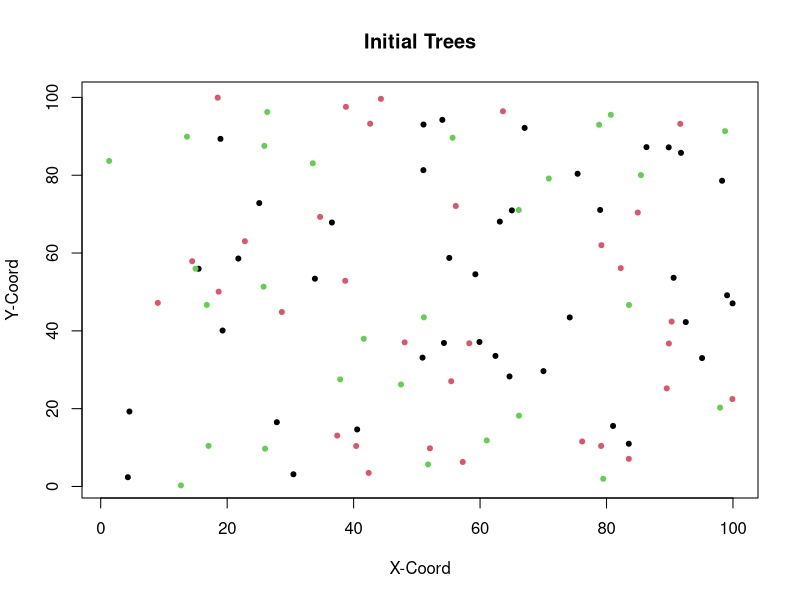

The R script that drew this image: (Note: this script raises an error after producing the figure.)
### Got the basics of the carrying capacity function taken care of I think. Gonna take a bit to parameterize the code now, but structurally
### I'm happy with it right now
#Load packages

#Load packages

library(tidyverse) 
library(gridExtra)


### Initialize params ###

# Set up a grid to represent land
#Place individuals on plot
xsize = ysize = 100

numInd = 100
numSpecies = 3
data <-  tibble("ID" = 1:numInd, "age" = 3, 
                 species = sample(numSpecies, numInd, replace = TRUE), "xlocation" = runif(numInd, 0, 100), 
                 "ylocation" = runif(numInd,0,100), "parentalDistance" = 0)
#Ignore:
#sample(150, numInd, replace = TRUE)

herbivores <- data %>%  slice_sample(n = 25) %>% select(-c(ID, age, parentalDistance))
herbivores <- herbivores %>% mutate(ID = 1:nrow(herbivores), age = 0)
plot(data$xlocation, data$ylocation, col = data$species, pch = 20, xlim = c(1,100), ylim = c(1,100),
     xlab = "X-Coord", ylab = "Y-Coord", main = "Initial Trees")



#Set up rates of birth/death/growth etc...
deltaT = 1 #1 year periods of growth
ageChange = deltaT
maxAge = 150
seeds = 1
dispParam = 5 #dispersalParam
DensParam = 0.3 #DensityParamx
# DensParam1 = 2
uniqueSp = unique(data$species)
numYears = 10000


# Conditions for population dynamics

#Intrinsic rate of growth
R = 2

#Carrying Capacity
K= 2000


#Herbivore initials
HerbDensParam = 5
HerbEffectiveness = 0.88

# Used for summary statistics
speciesPopulation = NULL
herbPop = NULL
agePops = NULL
herbAgePop = NULL
denseSpecies <- NULL

### MAIN LOOP ####


for(t in seq(0, numYears, by = deltaT)){ 
  #grow
  data$age = data$age + deltaT
  herbivores$age = herbivores$age + 1
  
  #disperse seed
  adults <- data[data$age > 3, ]
  seedsPerSpecies <- NULL
  for (i in 1:numSpecies){
    speciesPop = nrow(data[data$species == i,])
    numSeeds <- carryingCapacity(speciesPop, nrow(data), R, K)
    seedsPerSpecies <- c(seedsPerSpecies, numSeeds)
  }
  Ind = data[1, ]
  babies <- dispersal(adults)
  #survival of seeds
  #babies <- seedPredation(babies, babies$parentalDistance)
  data <- bind_rows(data, babies)
  #Do not let trees grow on top of eachother
  #data <- treeProximity(data)
  #Background death of adults. Death rate decreases with age
  data <- backgroundDeath(data)
  
  #trees over max age die
  
  countSpecies <- speciesSize(data$species)
  speciesPopulation <-  bind_rows(speciesPopulation, countSpecies)
  
  #Herbivores die
  herbivores <- herbivoreDeath(data, herbivores)
  
  
  #Herbivores reproduce
  newHerbivores <- herbivoreGrowth(data, herbivores)
  herbivores <- bind_rows(herbivores, newHerbivores)
  herbivores <- herbivores[!duplicated(herbivores$xlocation) & !duplicated(herbivores$ylocation),]
  
  #Supplemental
  countHerbs <- speciesSize(herbivores$species)
  herbPop <- bind_rows(herbPop, countHerbs)
  
  #Herbivores damage trees
  data <-  herbivory(data, herbivores)
  
  
  #Supp  functions/Statistics
  ages <- tibble("gen" = t, "babies" = nrow(subset(data, age < 6)), "young" = nrow(subset(data, age >= 6 & age <=20)), "middle aged" = nrow(subset(data, age > 20 &
                                                                                                   age < 50)), 
                 "old" = nrow(subset(data, age >= 50)))
  
  herbAges <- tibble("gen" = t, "babies" = nrow(subset(herbivores, age < 6)), 
                     "young" = nrow(subset(herbivores, age >= 6 & age <=20)),
                     "middle aged" = nrow(subset(herbivores, age > 20 &                                                                                                                                 age < 50)), 
                     "old" = nrow(subset(herbivores, age >= 50)))
  currentDens <- tibble("gen" = t, "num" = speciesDense(data))
  
  denseSpecies <- bind_rows(denseSpecies, currentDens)
  agePops <- bind_rows(agePops, ages)
  herbAgePop <- bind_rows(herbAgePop, herbAges)
  
  #These fucntions plot the trees every generation. I mainly use these when trying to
  #paramterize something so I can see the effects on several generations. Otherwise comment them out
  
  plot(data$xlocation, data$ylocation, col = data$species, pch = 20, xlim = c(1,100), ylim = c(1,100),
       main = "Tree Population Size", ylab = "Count", xlab = "Generation")
  #plot(herbivores$xlocation, herbivores$ylocation, col = herbivores$species, pch = 20, xlim = c(1,100), ylim = c(1,100))
  
  print(t)

}


##### MAIN FUNCTIONS #######

#Carrying Capacity limitis birth rates

carryingCapacity = function(speciesN, totalN, R, K){
  
  PopGrowth <- (speciesN*R*((K-totalN)/K))
  PopGrowth <-  ifelse(PopGrowth > 0, PopGrowth, 0)
  return(PopGrowth)
  
}

#Disperse x number of seeds per parent. 

dispersal <- function(Trees){
  babies = NULL
  for(i in 1:numSpecies){
    speciesTree <- Trees[Trees$species == i,]
    if(nrow(speciesTree)> 0){
      #Before running this, we calculate seeds per species using the carrying capacity function
      numBabies <- ceiling(seedsPerSpecies[i])
      #take a random sample of conspecific adult trees to disperse the seeds
      parents <- slice_sample(speciesTree, n = numBabies, replace = TRUE)
      if (nrow(parents)>0){
        for (i in 1:nrow(parents)){
          parent = parents[i,]
          baby = parent[1, ]
          baby$age = as.integer(0)
          baby$ID  = max(data$ID) + i 
          baby$species  =  parent$species
          babyDist = (rnorm(1, mean=0, sd=dispParam))
          xDirection = runif(1)
          baby$xlocation = ((xDirection*babyDist) + parent$xlocation) %% xsize
          baby$ylocation = (((1-xDirection) * babyDist) + parent$ylocation) %% ysize
          baby$parentalDistance = abs(babyDist)
          babies <- bind_rows(babies, baby)
        }
      }
      
    }
  }
  return(babies)
}
  



#Natural Background death
backgroundDeath <- function(population){
  living = c()
  probDeath = c()
  for (i in 1:nrow(population)){
    alive <- (runif(1) > 0.01)
    living[i] = alive
  }
  return(population[living,])
}




#### HERBIVORY FUNCTIONS ######


#Herbivory function: herbivores kill trees
herbivory <- function(trees, herbivores){
  deadTrees = NULL
  for (i in 1:nrow(herbivores)){
    indHerbivore = herbivores[i, ]
    infected = data[data$xlocation == indHerbivore$xlocation  & data$ylocation == indHerbivore$ylocation, ]
    probSurv = (((infected$age+1)) / (((indHerbivore$age)+1)*HerbEffectiveness))
    if(probSurv < abs(rnorm(1,mean = 1, sd = 0.2))){
      deadTrees <- bind_rows(deadTrees, infected)
    }
  }
  deadID = deadTrees$ID
  return(subset(trees, !(ID %in% deadID)))
}

herbivoreGrowth <- function(trees, herbivores){
  infectedTrees <- NULL
  for (i in 1:nrow(herbivores)){
    indHerbivore <- herbivores[i, ]
    infectedTree <- subset(trees, xlocation > indHerbivore$xlocation - (HerbDensParam)
                           & xlocation < indHerbivore$xlocation + (HerbDensParam )
                           & ylocation > indHerbivore$ylocation - (HerbDensParam)
                           & ylocation < indHerbivore$ylocation + (HerbDensParam )
                           & species == indHerbivore$species)
    infectedTree <- subset(infectedTree, (xlocation != indHerbivore$xlocation | ylocation != indHerbivore$ylocation))
    infectedTrees <- bind_rows(infectedTrees, infectedTree)
  }
  if(nrow(infectedTrees) > 0){
    newHerbivores <- infectedTrees %>%  select(-c(parentalDistance, ID, age)) %>% 
      mutate(ID = seq(max(herbivores$ID)+1, 
      max(herbivores$ID)+nrow(infectedTrees)), age = 0)
  }else{
    newHerbivores <- NULL
  }
  return(newHerbivores)
}

herbivoreDeath <- function(trees, herbivores){
  dead = NULL
  totalInf = NULL
  for (i in 1:nrow(herbivores)){
    indHerbivore = herbivores[i, ]
    infected = data[data$xlocation == indHerbivore$xlocation  & data$ylocation == indHerbivore$ylocation, ]
    if (nrow(infected) < 1){
      dead <- bind_rows(dead, indHerbivore)
    }
  }
  herbID = dead$ID
  return(subset(herbivores, !(ID %in% herbID)))
}






### SUPPLEMENTAL FUNCTIONS###


#Plot pathogen vs trees
grid.arrange(plotSpecies(speciesPopulation), plotHerbSpecies(herbPop), ncol = 1)


#Plot the age distribution over time of trees
agePops1 <-  pivot_longer(agePops, cols = !gen, names_to = "Group", values_to = "Count")
agePopGraph <- ggplot(agePops1, aes(gen, Count, color = Group))+
  geom_line()

herbAgePop1 <-  pivot_longer(herbAgePop, cols = !gen, names_to = "Group", values_to = "Count")
herbAgeGraph <- ggplot(herbAgePop1, aes(gen, Count, color = Group))+
  geom_line()

grid.arrange(agePopGraph, herbAgeGraph, ncol = 1)


#plot adult pop
treesOld <- subset(agePops1, Group == "old")

agePopGraph <- ggplot(treesOld, aes(gen, Count))+
  geom_line()
agePopGraph
#Plot species density
ggplot(data = denseSpecies, aes(x = gen, y= num))+
  geom_line()+
  labs(y = "Population per 5x5",x = "generation", title = "Conspecific density")

#Used to plot population over time
plotSize <- function(popSize){
  popTime <- tibble("gen" = c(1:length(popSize)), "population" = popSize)
  plot(popTime$gen, popTime$population, type = "b", col = "blue")
}

#used to plot average density for a specific parameter
densSize <- function(xlocation, ylocation){
  Densities = NULL
  for (i in seq(0,95, by = 5)){
    popSegment = subset(xlocation, xlocation > i & xlocation < i+5)
    Densities = c(Densities, length(popSegment))
  }
  return(mean(Densities))
}

#Track population of each species
speciesSize <- function(speciesTypes){
  a = speciesTypes[speciesTypes == 1]
  b = speciesTypes[speciesTypes == 2]
  c = speciesTypes[speciesTypes == 3]
  
  df <- tibble("Species 1" = length(a), "Species 2" = length(b), "Species 3" = length(c))
  return(df)
}


#Plot amount of each species
plotSpecies <- function(speciesPopulation){
  speciesPopulation <- add_column(speciesPopulation, gen = 1:nrow(speciesPopulation))
  speciesPopulation <- pivot_longer(speciesPopulation, cols = starts_with("Species"), names_to = "Species",
                             names_prefix = "Species ", values_to = "Count")
  ggplot(data = speciesPopulation, aes(gen, Count, col = Species))+
    geom_point()+
    geom_line()+
    ylim(0, max(speciesPopulation$Count))+
    ylab("Tree Count")
  
}
plotHerbSpecies <- function(speciesPopulation){
  speciesPopulation <- add_column(speciesPopulation, gen = 1:nrow(speciesPopulation))
  speciesPopulation <- pivot_longer(speciesPopulation, cols = starts_with("Species"), names_to = "Species",
                             names_prefix = "Species ", values_to = "Count")
  ggplot(data = speciesPopulation, aes(gen, Count, col = Species))+
    geom_point()+
    geom_line()+
    ylim(0, max(speciesPopulation$Count))+
    ylab("Herbivore Count")
  
}

speciesDense <- function(population){
  totalNeighbors <- tibble("set" = NULL, "neighbors" = NULL)
  for (i in seq(0,100,5)){
      numNeighbors <- nrow(subset(population, species == 1 & xlocation > (i-5) & xlocation <= i
                                  & ylocation > (i-5) & ylocation < (i)))
      currentNeighbors <- tibble("set" = (i/5), "neighbors" = numNeighbors)
      totalNeighbors <- bind_rows(totalNeighbors, currentNeighbors)
  }
  avg = mean(totalNeighbors$neighbors)
  return(avg)
  }
#If want to track pop/dens put this in main loop and recreate variables popSize and avgDens
#Then use plotSize and densSize functions
popSize = c(popSize, nrow(data))
currentDens <- densSize(data$xlocation, data$ylocation)
avgDens <- c(avgDens, currentDens)
